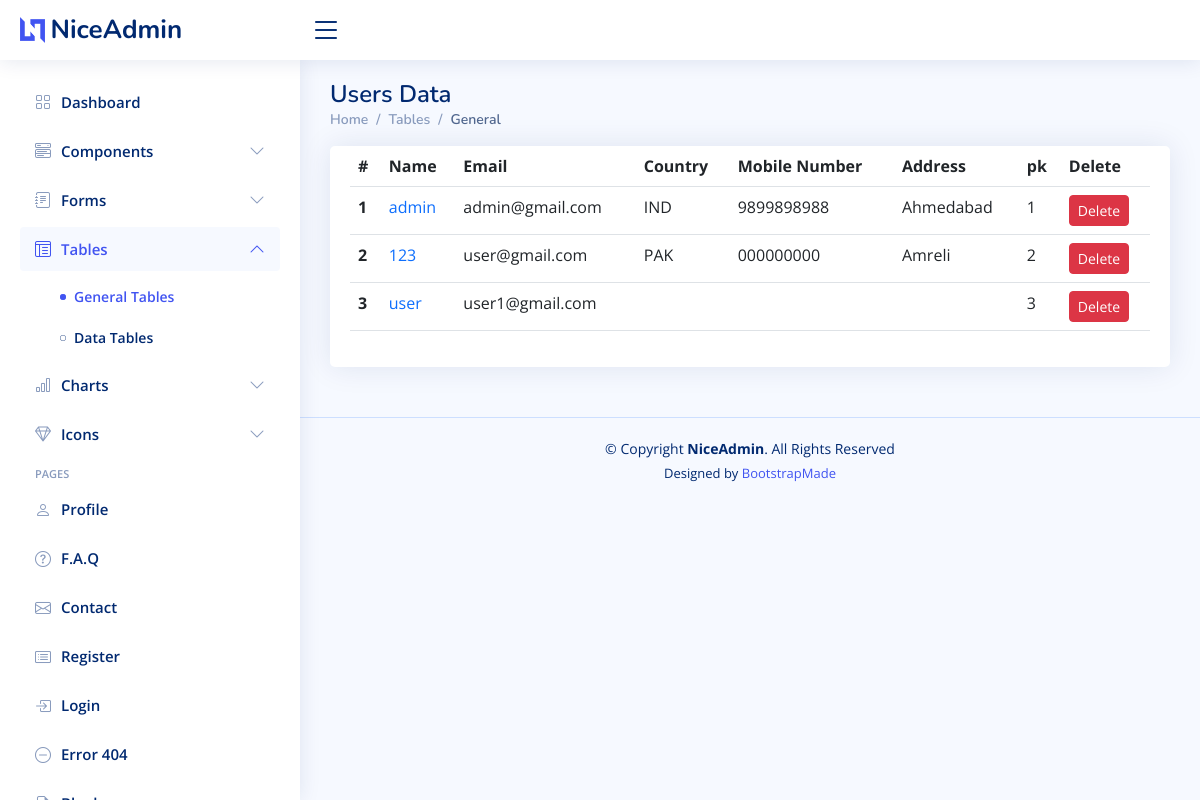
The app's page /users/, older data.
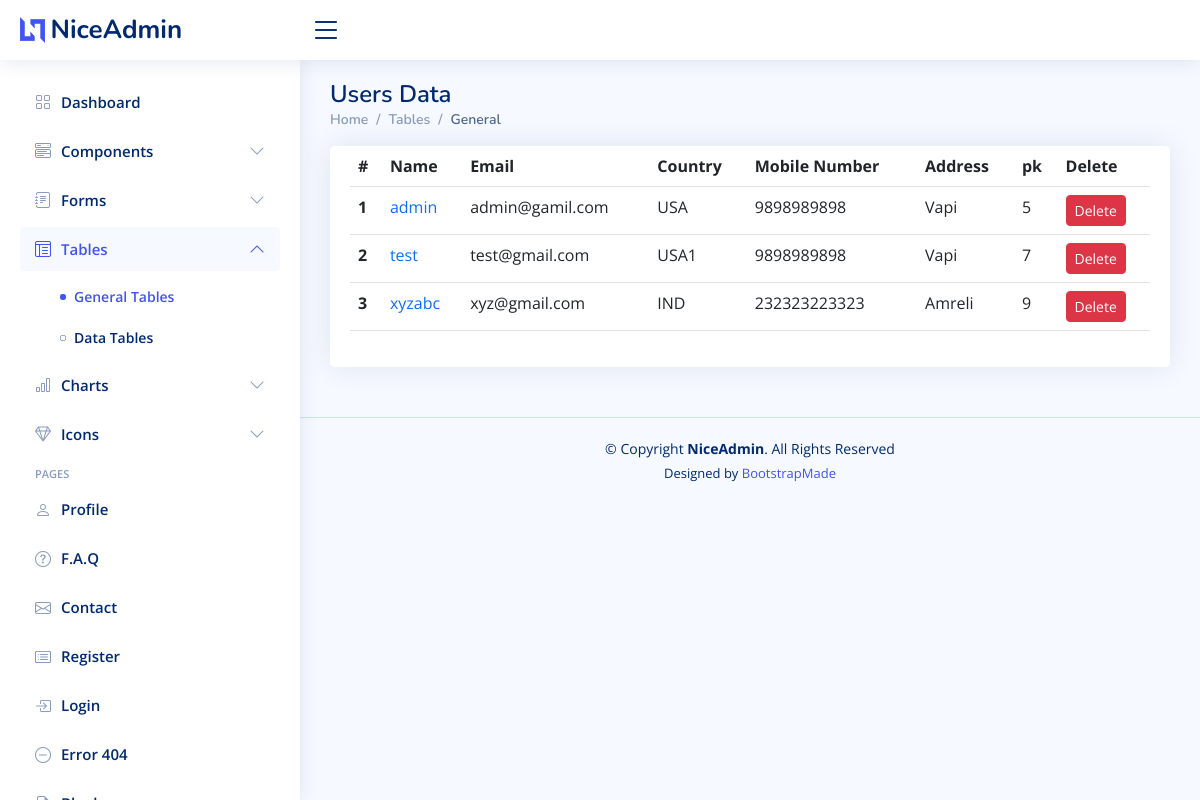
The same page, newer data.
### app/models.py (models this page shows, shortened)
class CustomUser(AbstractUser):
    name = models.CharField(max_length=100)
    email = models.EmailField(unique=True)

class UserProfile(models.Model):
    user = models.OneToOneField(settings.AUTH_USER_MODEL, on_delete=models.CASCADE)
    profile_pic = models.ImageField(upload_to='profile_pic/', default = 'profile_pic/userprofile.jpg')
    about = models.TextField(blank=True)
    job_title = models.CharField(max_length=200, blank=True)
    country = models.CharField(max_length=100, blank=True)
    address = models.CharField(max_length=200, blank=True)
    mobile_number = models.CharField(max_length=20, blank=True)

### app/views.py (the view)
# urls.py: path('users/',views.user, name='user'),
def user(request):
    products = Product.objects.all()
    orders = Order.objects.all()
    users = CustomUser.objects.all()
    context = {'products': products,'users':users,'orders':orders}
    return render(request,'user_list.html',context)

### templates/user_list.html (shortened to what this page needs)
<!DOCTYPE html>
<html lang="en">
<head>
  {% load static %}
  <link href="{% static 'assets/vendor/bootstrap/css/bootstrap.min.css' %}" rel="stylesheet">
  <link href="{% static 'assets/vendor/bootstrap-icons/bootstrap-icons.css' %}" rel="stylesheet">
  <link href="{% static 'assets/vendor/boxicons/css/boxicons.min.css' %}" rel="stylesheet">
  <link href="{% static 'assets/vendor/quill/quill.snow.css' %}" rel="stylesheet">
  <link href="{% static 'assets/vendor/quill/quill.bubble.css' %}" rel="stylesheet">
  <link href="{% static 'assets/vendor/remixicon/remixicon.css' %}" rel="stylesheet">
  <link href="{% static 'assets/vendor/simple-datatables/style.css' %}" rel="stylesheet">
  <link href="{% static 'assets/css/style.css' %}" rel="stylesheet">
</head>
<body>
  <header id="header" class="header fixed-top d-flex align-items-center">
    <div class="d-flex align-items-center justify-content-between">
      <a href="index.html" class="logo d-flex align-items-center">
        <img src="{% static 'assets/img/logo.png' %}" alt="">
        <span class="d-none d-lg-block">NiceAdmin</span>
      </a>
      <i class="bi bi-list toggle-sidebar-btn"></i>
    </div>
  </header>
  <aside id="sidebar" class="sidebar">
    <ul class="sidebar-nav" id="sidebar-nav">
      <li class="nav-item">
        <a class="nav-link collapsed" href="index.html">
          <i class="bi bi-grid"></i>
          <span>Dashboard</span>
        </a>
      </li>
      <li class="nav-item">
        <a class="nav-link collapsed" data-bs-target="#components-nav" data-bs-toggle="collapse" href="#">
          <i class="bi bi-menu-button-wide"></i><span>Components</span><i class="bi bi-chevron-down ms-auto"></i>
        </a>
      </li>
      <li class="nav-item">
        <a class="nav-link collapsed" data-bs-target="#forms-nav" data-bs-toggle="collapse" href="#">
          <i class="bi bi-journal-text"></i><span>Forms</span><i class="bi bi-chevron-down ms-auto"></i>
        </a>
      </li>
      <li class="nav-item">
        <a class="nav-link " data-bs-target="#tables-nav" data-bs-toggle="collapse" href="#">
          <i class="bi bi-layout-text-window-reverse"></i><span>Tables</span><i class="bi bi-chevron-down ms-auto"></i>
        </a>
        <ul id="tables-nav" class="nav-content collapse show" data-bs-parent="#sidebar-nav">
          <li>
            <a href="tables-general.html" class="active">
              <i class="bi bi-circle"></i><span>General Tables</span>
            </a>
          </li>
          <li>
            <a href="tables-data.html">
              <i class="bi bi-circle"></i><span>Data Tables</span>
            </a>
          </li>
        </ul>
      </li>
      <li class="nav-item">
        <a class="nav-link collapsed" data-bs-target="#charts-nav" data-bs-toggle="collapse" href="#">
          <i class="bi bi-bar-chart"></i><span>Charts</span><i class="bi bi-chevron-down ms-auto"></i>
        </a>
      </li>
      <li class="nav-item">
        <a class="nav-link collapsed" data-bs-target="#icons-nav" data-bs-toggle="collapse" href="#">
          <i class="bi bi-gem"></i><span>Icons</span><i class="bi bi-chevron-down ms-auto"></i>
        </a>
      </li>
      <li class="nav-heading">Pages</li>
      <li class="nav-item">
        <a class="nav-link collapsed" href="users-profile.html">
          <i class="bi bi-person"></i>
          <span>Profile</span>
        </a>
      </li>
      <li class="nav-item">
        <a class="nav-link collapsed" href="pages-faq.html">
          <i class="bi bi-question-circle"></i>
          <span>F.A.Q</span>
        </a>
      </li>
      <li class="nav-item">
        <a class="nav-link collapsed" href="pages-contact.html">
          <i class="bi bi-envelope"></i>
          <span>Contact</span>
        </a>
      </li>
      <li class="nav-item">
        <a class="nav-link collapsed" href="pages-register.html">
          <i class="bi bi-card-list"></i>
          <span>Register</span>
        </a>
      </li>
      <li class="nav-item">
        <a class="nav-link collapsed" href="pages-login.html">
          <i class="bi bi-box-arrow-in-right"></i>
          <span>Login</span>
        </a>
      </li>
      <li class="nav-item">
        <a class="nav-link collapsed" href="pages-error-404.html">
          <i class="bi bi-dash-circle"></i>
          <span>Error 404</span>
        </a>
      </li>
      <li class="nav-item">
        <a class="nav-link collapsed" href="pages-blank.html">
          <i class="bi bi-file-earmark"></i>
          <span>Blank</span>
        </a>
      </li>
    </ul>
  </aside>
  <main id="main" class="main">
    <div class="pagetitle">
      <h1>Users Data</h1>
      <nav>
        <ol class="breadcrumb">
          <li class="breadcrumb-item"><a href="index.html">Home</a></li>
          <li class="breadcrumb-item">Tables</li>
          <li class="breadcrumb-item active">General</li>
        </ol>
      </nav>
    </div>
    <section class="section">
      <div class="row">
        <div class="col-lg-12">
          <div class="card">
            <div class="card-body">
              <table class="table table-hover">
                <thead>
                  <tr>
                    <th scope="col">#</th>
                    <th scope="col">Name</th>
                    <th scope="col">Email</th>
                    <th scope="col">Country</th>
                    <th scope="col">Mobile Number</th>
                    <th scope="col">Address</th>
                    <th scope="col">pk</th>
                    <th scope="col">Delete</th>
                  </tr>
                </thead>
                <tbody>
                  {% for user in users %}
                  <tr>
                    <th scope="row">{{ forloop.counter }}</th>
                    <td><a href="{% url 'user-profile' user.id %}" class="text-primary">{{ user.username }}</a></td>
                    <td>{{ user.email }}</td>
                    <td>{{ user.userprofile.country }}</td>
                    <td>{{ user.userprofile.mobile_number }}</td>
                    <td>{{ user.userprofile.address }}</td>
                    <td>{{ user.pk }}</td>
                    <td>
                      <form method="post" action="{% url 'custom-user-delete' user.id %} ">
                        <button type="submit" class="btn btn-danger btn-sm" onclick="return confirm('Are you sure you want to delete this USer?')" >Delete</button>
                      </form>
                    </td>
                  </tr>
                {% endfor %}
               </tbody>
              </table>
            </div>
          </div>
        </div>
      </div>
    </section>
  </main>
  <footer id="footer" class="footer">
    <div class="copyright">
      &copy; Copyright <strong><span>NiceAdmin</span></strong>. All Rights Reserved
    </div>
    <div class="credits">
      Designed by <a href="https://bootstrapmade.com/">BootstrapMade</a>
    </div>
  </footer>
</body>
</html>

### static/assets/css/style.css (style rules this page uses)
:root { scroll-behavior: smooth; }
body { font-family: "Open Sans", sans-serif; background: #f6f9ff; color: #444444; }
a { color: #4154f1; text-decoration: none; }
h1, h2, h3, h4, h5, h6 { font-family: "Nunito", sans-serif; }
#main { margin-top: 60px; padding: 20px 30px; transition: all 0.3s; }
.pagetitle { margin-bottom: 10px; }
.pagetitle h1 { font-size: 24px; margin-bottom: 0; font-weight: 600; color: #012970; }
.card { margin-bottom: 30px; border: none; border-radius: 5px; box-shadow: 0px 0 30px rgba(1, 41, 112, 0.1); }
.card-body { padding: 0 20px 20px 20px; }
.breadcrumb { font-size: 14px; font-family: "Nunito", sans-serif; color: #899bbd; font-weight: 600; }
.breadcrumb a { color: #899bbd; transition: 0.3s; }
.breadcrumb .breadcrumb-item::before { color: #899bbd; }
.breadcrumb .active { color: #51678f; font-weight: 600; }
.logo { line-height: 1; }
@media (min-width: 1200px) { .logo { width: 280px; } }
.logo img { max-height: 26px; margin-right: 6px; }
.logo span { font-size: 26px; font-weight: 700; color: #012970; font-family: "Nunito", sans-serif; }
.header { transition: all 0.5s; z-index: 997; height: 60px; box-shadow: 0px 2px 20px rgba(1, 41, 112, 0.1); background-color: #fff; padding-left: 20px; }
.header .toggle-sidebar-btn { font-size: 32px; padding-left: 10px; cursor: pointer; color: #012970; }
.sidebar { position: fixed; top: 60px; left: 0; bottom: 0; width: 300px; z-index: 996; transition: all 0.3s; padding: 20px; overflow-y: auto; scrollbar-width: thin; scrollbar-color: #aab7cf transparent; box-shadow: 0px 0px 20px rgba(1, 41, 112, 0.1); background-color: #fff; }
@media (min-width: 1200px) { #main, #footer { margin-left: 300px; } }
.sidebar-nav { padding: 0; margin: 0; list-style: none; }
.sidebar-nav li { padding: 0; margin: 0; list-style: none; }
.sidebar-nav .nav-item { margin-bottom: 5px; }
.sidebar-nav .nav-heading { font-size: 11px; text-transform: uppercase; color: #899bbd; font-weight: 600; margin: 10px 0 5px 15px; }
.sidebar-nav .nav-link { display: flex; align-items: center; font-size: 15px; font-weight: 600; color: #4154f1; transition: 0.3; background: #f6f9ff; padding: 10px 15px; border-radius: 4px; }
.sidebar-nav .nav-link i { font-size: 16px; margin-right: 10px; color: #4154f1; }
.sidebar-nav .nav-link.collapsed { color: #012970; background: #fff; }
.sidebar-nav .nav-link.collapsed i { color: #899bbd; }
.sidebar-nav .nav-link .bi-chevron-down { margin-right: 0; transition: transform 0.2s ease-in-out; }
.sidebar-nav .nav-link:not(.collapsed) .bi-chevron-down { transform: rotate(180deg); }
.sidebar-nav .nav-content { padding: 5px 0 0 0; margin: 0; list-style: none; }
.sidebar-nav .nav-content a { display: flex; align-items: center; font-size: 14px; font-weight: 600; color: #012970; transition: 0.3; padding: 10px 0 10px 40px; transition: 0.3s; }
.sidebar-nav .nav-content a i { font-size: 6px; margin-right: 8px; line-height: 0; border-radius: 50%; }
.sidebar-nav .nav-content a:hover, .sidebar-nav .nav-content a.active { color: #4154f1; }
.sidebar-nav .nav-content a.active i { background-color: #4154f1; }
.footer { padding: 20px 0; font-size: 14px; transition: all 0.3s; border-top: 1px solid #cddfff; }
.footer .copyright { text-align: center; color: #012970; }
.footer .credits { padding-top: 5px; text-align: center; font-size: 13px; color: #012970; }

Row changes from the older to the newer data that the page shows:
removed CustomUser: username "admin", email "admin@gmail.com", userprofile.country "IND", userprofile.mobile_number "9899898988", userprofile.address "Ahmedabad", pk "1"
removed CustomUser: username "123", email "user@gmail.com", userprofile.country "PAK", userprofile.mobile_number "000000000", userprofile.address "Amreli", pk "2"
removed CustomUser: username "user", email "user1@gmail.com", pk "3"
added CustomUser: username "admin", email "admin@gamil.com", userprofile.country "USA", userprofile.mobile_number "9898989898", userprofile.address "Vapi", pk "5"
added CustomUser: username "test", email "test@gmail.com", userprofile.country "USA1", userprofile.mobile_number "9898989898", userprofile.address "Vapi", pk "7"
added CustomUser: username "xyzabc", email "xyz@gmail.com", userprofile.country "IND", userprofile.mobile_number "232323223323", userprofile.address "Amreli", pk "9"
